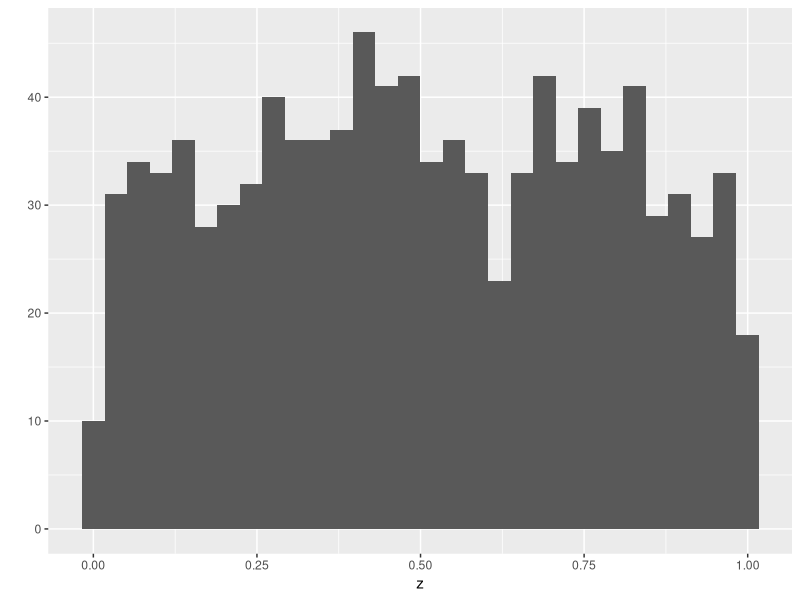
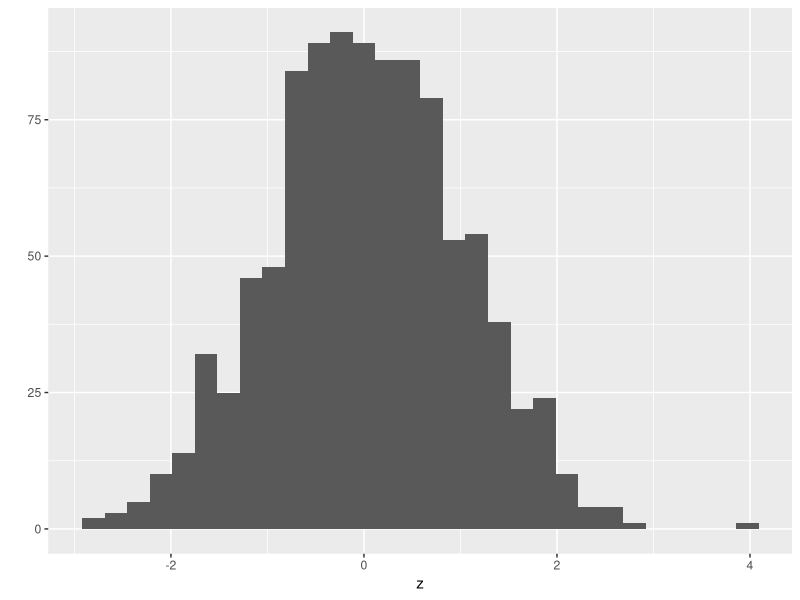

Write the R code that produced these figures, in order.

## BIOL6100 - Class 6
## Isabelle Smith
## Jan. 30, 2025

## - - - - - - -

## intro to R ii

## - - - - - - -



## Creating an empty vector and adding to it (avoid):
## - - - - - - -
# create an empty vector, specify mode & length
z <- vector(mode="numeric",length=0)  
print(z)

# now add elements to it

z <- c(z,5)
print(z)
# This "dynamic sizing" is very SLOW!
## - - - - - - -



## Better to create a vector of pre-defined length:
## - - - - - - -
# has 100 0s in a numeric vector
z <- rep(0,100) 
head(z)

# but would be better to start with NAs
z <- rep(NA,100)
head(z)

# but what is its type?
typeof(z)

# take advantage of coercion!
z[1] <- "Washington"
head(z)
typeof(z)
## - - - - - - -



## Efficiently creating a vector with many names
## - - - - - - -
my_vector <- runif(100)
tail(my_vector)         ## added
my_names <- paste("Species",seq(1:length(my_vector)),sep="")
head(my_names)         ## added
names(my_vector) <- my_names
head(my_vector)
str(my_vector)
## - - - - - - -



## Using rep to repeat elements and create vectors
## - - - - - - -
# rep for repeating elements
rep(0.5,6) # give the element (or vector!) and number of times to repeat
rep(x=0.5,times=6) # using the argument names is always prudent
rep(times=6,x=0.5) # with argument names, order is not important
my_vec <- c(1,2,3)
rep(x=my_vec,times=2) # applies to entire vectors
rep(x=my_vec,each=2) # repeat each element individually
rep(x=my_vec,times=my_vec) # what does this do?
rep(x=my_vec,each=my_vec) # and this?
## - - - - - - -



## Using seq to create regular sequences
## - - - - - - -
seq(from=2, to=4) # set limits for integer sequences
2:4 # very common short cut with no explicit function wrappers
`:`(2,4)      ## added
seq(from=2,to=4,by=0.5) # use a by function can generate real numbers
seq(from=2,to=4,by=0.67)       ## added
x <- seq(from=2, to=4,length=7) # sometimes easier to just specify the length
print(x)       ## added
my_vec <- 1:length(x) # commonly used, but actually slow
print(my_vec)
seq_along(my_vec) # much faster for models and big data!
seq_len(5) # this is also faster than 1:5
## - - - - - - -



## Using rnorm and runif to create vectors of random numbers
## - - - - - - -
runif(5) # 5 random uniform values betweeon 0 and 1
runif(n=3,min=100, max=101) # 3 random uniform values between 100 and 101

rnorm(6) # 6 random normal values with mean 0 and standard deviation 1
rnorm(n=5, mean=100, sd=30) # 5 random normal values with mean 100 and sd 30

## Explore distributions by sampling and plotting
library(ggplot2) # do this at the very start
z <- runif(1000) #default uniform (0,1)
qplot(x=z)
z <- rnorm(1000) #default normal (0,1)
qplot(x=z)
## - - - - - - -



## Using sample to draw random values from an existing vector
## - - - - - - -
long_vec <- seq_len(10)
typeof(long_vec)
str(long_vec)

sample(x=long_vec) # with no other params, this reorders the vector
sample(x=long_vec, size=3) # specify a number (sampling without replacement)
sample(x=long_vec,size=16,replace=TRUE) # can generate duplicates
my_weights <- c(rep(20,5),rep(100,5)) # create a set of non-zero positive weights (integer or real)
print(my_weights)
sample(x=long_vec,replace=TRUE,prob=my_weights) # sampling with replacement and weights
sample(x=long_vec,replace=FALSE,prob=my_weights) # sampling without replacement and weights
sample(x=long_vec,replace=TRUE,prob=long_vec) # what does this do?
## - - - - - - -



## Techniques for subsetting atomic vectors
## - - - - - - -
z <- c(3.1, 9.2, 1.3, 0.4, 7.5)

# positive index values
z[c(2,3)]

# negative index values to exclude elements
z[-c(2,3)]

# create a vector of logical elements to select conditions

z[z<3]

# equivalent to the following
tester <- z<3
print(tester)
z[tester]

# also use which() function to find subscript indicators
which(z<3)

# this works, but is overkill; just use the boolean operator
z[which(z<3)]

# can also use length() for relative positioning to last element
z[-(length(z):(length(z)-2))]


